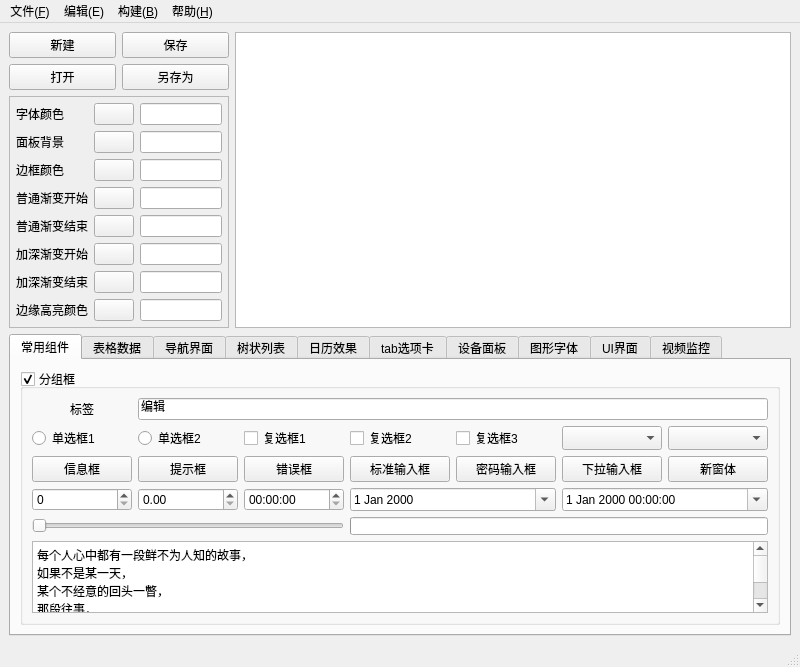
<?xml version="1.0" encoding="UTF-8"?>
<ui version="4.0">
 <class>HQssCreator</class>
 <widget class="QMainWindow" name="HQssCreator">
  <property name="geometry">
   <rect>
    <x>0</x>
    <y>0</y>
    <width>800</width>
    <height>639</height>
   </rect>
  </property>
  <property name="windowTitle">
   <string>MainWindow</string>
  </property>
  <widget class="QWidget" name="centralwidget">
   <layout class="QGridLayout" name="gridLayout_6">
    <item row="0" column="0">
     <layout class="QGridLayout" name="gridLayout">
      <item row="0" column="0">
       <widget class="QPushButton" name="btnNew">
        <property name="text">
         <string>新建</string>
        </property>
       </widget>
      </item>
      <item row="0" column="1">
       <widget class="QPushButton" name="btnSave">
        <property name="text">
         <string>保存</string>
        </property>
       </widget>
      </item>
      <item row="1" column="0">
       <widget class="QPushButton" name="btnOpen">
        <property name="text">
         <string>打开</string>
        </property>
       </widget>
      </item>
      <item row="1" column="1">
       <widget class="QPushButton" name="btnSaveOther">
        <property name="text">
         <string>另存为</string>
        </property>
       </widget>
      </item>
     </layout>
    </item>
    <item row="0" column="1" rowspan="2">
     <widget class="QTextEdit" name="txtMain"/>
    </item>
    <item row="1" column="0">
     <widget class="QFrame" name="frameColor">
      <property name="sizePolicy">
       <sizepolicy hsizetype="Fixed" vsizetype="Preferred">
        <horstretch>0</horstretch>
        <verstretch>0</verstretch>
       </sizepolicy>
      </property>
      <property name="minimumSize">
       <size>
        <width>220</width>
        <height>0</height>
       </size>
      </property>
      <property name="maximumSize">
       <size>
        <width>220</width>
        <height>16777215</height>
       </size>
      </property>
      <property name="frameShape">
       <enum>QFrame::StyledPanel</enum>
      </property>
      <property name="frameShadow">
       <enum>QFrame::Raised</enum>
      </property>
      <layout class="QGridLayout" name="gridLayout_3">
       <property name="leftMargin">
        <number>6</number>
       </property>
       <property name="topMargin">
        <number>6</number>
       </property>
       <property name="rightMargin">
        <number>6</number>
       </property>
       <property name="bottomMargin">
        <number>6</number>
       </property>
       <item row="0" column="0">
        <widget class="QLabel" name="labTextColor">
         <property name="text">
          <string>字体颜色</string>
         </property>
        </widget>
       </item>
       <item row="0" column="1">
        <widget class="QPushButton" name="btnTextColor">
         <property name="text">
          <string/>
         </property>
        </widget>
       </item>
       <item row="0" column="2">
        <widget class="QLineEdit" name="txtTextColor"/>
       </item>
       <item row="1" column="0">
        <widget class="QLabel" name="labPanelColor">
         <property name="text">
          <string>面板背景</string>
         </property>
        </widget>
       </item>
       <item row="1" column="1">
        <widget class="QPushButton" name="btnPanelColor">
         <property name="text">
          <string/>
         </property>
        </widget>
       </item>
       <item row="1" column="2">
        <widget class="QLineEdit" name="txtPanelColor"/>
       </item>
       <item row="2" column="0">
        <widget class="QLabel" name="labBorderColor">
         <property name="text">
          <string>边框颜色</string>
         </property>
        </widget>
       </item>
       <item row="2" column="1">
        <widget class="QPushButton" name="btnBorderColor">
         <property name="text">
          <string/>
         </property>
        </widget>
       </item>
       <item row="2" column="2">
        <widget class="QLineEdit" name="txtBorderColor"/>
       </item>
       <item row="3" column="0">
        <widget class="QLabel" name="labNormalColorStart">
         <property name="text">
          <string>普通渐变开始</string>
         </property>
        </widget>
       </item>
       <item row="3" column="1">
        <widget class="QPushButton" name="btnNormalColorStart">
         <property name="text">
          <string/>
         </property>
        </widget>
       </item>
       <item row="3" column="2">
        <widget class="QLineEdit" name="txtNormalColorStart"/>
       </item>
       <item row="4" column="0">
        <widget class="QLabel" name="labNormalColorEnd">
         <property name="text">
          <string>普通渐变结束</string>
         </property>
        </widget>
       </item>
       <item row="4" column="1">
        <widget class="QPushButton" name="btnNormalColorEnd">
         <property name="text">
          <string/>
         </property>
        </widget>
       </item>
       <item row="4" column="2">
        <widget class="QLineEdit" name="txtNormalColorEnd"/>
       </item>
       <item row="5" column="0">
        <widget class="QLabel" name="labDarkColorStart">
         <property name="text">
          <string>加深渐变开始</string>
         </property>
        </widget>
       </item>
       <item row="5" column="1">
        <widget class="QPushButton" name="btnDarkColorStart">
         <property name="text">
          <string/>
         </property>
        </widget>
       </item>
       <item row="5" column="2">
        <widget class="QLineEdit" name="txtDarkColorStart"/>
       </item>
       <item row="6" column="0">
        <widget class="QLabel" name="labDarkColorEnd">
         <property name="text">
          <string>加深渐变结束</string>
         </property>
        </widget>
       </item>
       <item row="6" column="1">
        <widget class="QPushButton" name="btnDarkColorEnd">
         <property name="text">
          <string/>
         </property>
        </widget>
       </item>
       <item row="6" column="2">
        <widget class="QLineEdit" name="txtDarkColorEnd"/>
       </item>
       <item row="7" column="0">
        <widget class="QLabel" name="labHighColor">
         <property name="text">
          <string>边缘高亮颜色</string>
         </property>
        </widget>
       </item>
       <item row="7" column="1">
        <widget class="QPushButton" name="btnHighColor">
         <property name="text">
          <string/>
         </property>
        </widget>
       </item>
       <item row="7" column="2">
        <widget class="QLineEdit" name="txtHighColor"/>
       </item>
      </layout>
     </widget>
    </item>
    <item row="2" column="0" colspan="2">
     <widget class="QTabWidget" name="tabWidget">
      <property name="currentIndex">
       <number>0</number>
      </property>
      <widget class="QWidget" name="tab1">
       <attribute name="title">
        <string>常用组件</string>
       </attribute>
       <layout class="QVBoxLayout" name="verticalLayout">
        <item>
         <widget class="QGroupBox" name="groupBox">
          <property name="styleSheet">
           <string notr="true"/>
          </property>
          <property name="title">
           <string>分组框</string>
          </property>
          <property name="checkable">
           <bool>true</bool>
          </property>
          <layout class="QGridLayout" name="gridLayout_2">
           <item row="0" column="0">
            <widget class="QLabel" name="lab">
             <property name="text">
              <string>标签</string>
             </property>
             <property name="alignment">
              <set>Qt::AlignCenter</set>
             </property>
            </widget>
           </item>
           <item row="0" column="1" colspan="6">
            <widget class="QLineEdit" name="lineEdit">
             <property name="text">
              <string>编辑</string>
             </property>
            </widget>
           </item>
           <item row="1" column="0">
            <widget class="QRadioButton" name="rbtn1">
             <property name="text">
              <string>单选框1</string>
             </property>
            </widget>
           </item>
           <item row="1" column="1">
            <widget class="QRadioButton" name="rbtn2">
             <property name="text">
              <string>单选框2</string>
             </property>
            </widget>
           </item>
           <item row="1" column="2">
            <widget class="QCheckBox" name="ck1">
             <property name="text">
              <string>复选框1</string>
             </property>
            </widget>
           </item>
           <item row="1" column="3">
            <widget class="QCheckBox" name="ck2">
             <property name="text">
              <string>复选框2</string>
             </property>
             <property name="checked">
              <bool>false</bool>
             </property>
            </widget>
           </item>
           <item row="1" column="4">
            <widget class="QCheckBox" name="ck3">
             <property name="text">
              <string>复选框3</string>
             </property>
            </widget>
           </item>
           <item row="1" column="5">
            <widget class="QComboBox" name="cbox1">
             <property name="maximumSize">
              <size>
               <width>16777215</width>
               <height>28</height>
              </size>
             </property>
            </widget>
           </item>
           <item row="1" column="6">
            <widget class="QComboBox" name="cbox2">
             <property name="maximumSize">
              <size>
               <width>16777215</width>
               <height>28</height>
              </size>
             </property>
            </widget>
           </item>
           <item row="2" column="0">
            <widget class="QPushButton" name="btnInfo">
             <property name="text">
              <string>信息框</string>
             </property>
            </widget>
           </item>
           <item row="2" column="1">
            <widget class="QPushButton" name="btnQuestion">
             <property name="text">
              <string>提示框</string>
             </property>
            </widget>
           </item>
           <item row="2" column="2">
            <widget class="QPushButton" name="btnError">
             <property name="text">
              <string>错误框</string>
             </property>
            </widget>
           </item>
           <item row="2" column="3">
            <widget class="QPushButton" name="btnInput">
             <property name="text">
              <string>标准输入框</string>
             </property>
            </widget>
           </item>
           <item row="2" column="4">
            <widget class="QPushButton" name="btnInputPwd">
             <property name="text">
              <string>密码输入框</string>
             </property>
            </widget>
           </item>
           <item row="2" column="5">
            <widget class="QPushButton" name="btnInputcbox">
             <property name="text">
              <string>下拉输入框</string>
             </property>
            </widget>
           </item>
           <item row="2" column="6">
            <widget class="QPushButton" name="btnWidget">
             <property name="text">
              <string>新窗体</string>
             </property>
            </widget>
           </item>
           <item row="3" column="0">
            <widget class="QSpinBox" name="spinBox"/>
           </item>
           <item row="3" column="1">
            <widget class="QDoubleSpinBox" name="doubleSpinBox"/>
           </item>
           <item row="3" column="2">
            <widget class="QTimeEdit" name="timeEdit"/>
           </item>
           <item row="3" column="3" colspan="2">
            <widget class="QDateEdit" name="dateEdit">
             <property name="calendarPopup">
              <bool>true</bool>
             </property>
            </widget>
           </item>
           <item row="3" column="5" colspan="2">
            <widget class="QDateTimeEdit" name="dateTimeEdit">
             <property name="calendarPopup">
              <bool>true</bool>
             </property>
            </widget>
           </item>
           <item row="4" column="0" colspan="3">
            <widget class="QSlider" name="horizontalSlider">
             <property name="maximum">
              <number>100</number>
             </property>
             <property name="orientation">
              <enum>Qt::Horizontal</enum>
             </property>
            </widget>
           </item>
           <item row="4" column="3" colspan="4">
            <widget class="QProgressBar" name="progressBar">
             <property name="maximumSize">
              <size>
               <width>16777215</width>
               <height>18</height>
              </size>
             </property>
            </widget>
           </item>
           <item row="5" column="0" colspan="7">
            <widget class="QPlainTextEdit" name="plainTextEdit">
             <property name="plainText">
              <string>每个人心中都有一段鲜不为人知的故事，
如果不是某一天，
某个不经意的回头一瞥，
那段往事，
就只能永远埋在记忆的最深处，
那是回忆的尽头，
可就无法避免那一触，
无论你在上面用怎样淤厚的冷漠层层包裹，
却总在瞬间崩溃。</string>
             </property>
            </widget>
           </item>
          </layout>
         </widget>
        </item>
       </layout>
      </widget>
      <widget class="QWidget" name="tab2">
       <attribute name="title">
        <string>表格数据</string>
       </attribute>
       <layout class="QHBoxLayout" name="horizontalLayout">
        <item>
         <widget class="QTableWidget" name="tableWidget"/>
        </item>
       </layout>
      </widget>
      <widget class="QWidget" name="tab3">
       <attribute name="title">
        <string>导航界面</string>
       </attribute>
       <layout class="QHBoxLayout" name="horizontalLayout_7">
        <item>
         <widget class="QWidget" name="widgetLeft" native="true">
          <property name="minimumSize">
           <size>
            <width>80</width>
            <height>0</height>
           </size>
          </property>
          <layout class="QVBoxLayout" name="verticalLayout_2">
           <property name="spacing">
            <number>0</number>
           </property>
           <property name="leftMargin">
            <number>0</number>
           </property>
           <property name="topMargin">
            <number>0</number>
           </property>
           <property name="rightMargin">
            <number>0</number>
           </property>
           <property name="bottomMargin">
            <number>0</number>
           </property>
           <item>
            <widget class="QPushButton" name="btn1">
             <property name="text">
              <string>菜单1</string>
             </property>
             <property name="checked">
              <bool>false</bool>
             </property>
            </widget>
           </item>
           <item>
            <widget class="QPushButton" name="btn2">
             <property name="text">
              <string>菜单2</string>
             </property>
            </widget>
           </item>
           <item>
            <widget class="QPushButton" name="btn3">
             <property name="text">
              <string>菜单3</string>
             </property>
            </widget>
           </item>
           <item>
            <spacer name="verticalSpacer">
             <property name="orientation">
              <enum>Qt::Vertical</enum>
             </property>
             <property name="sizeHint" stdset="0">
              <size>
               <width>20</width>
               <height>222</height>
              </size>
             </property>
            </spacer>
           </item>
          </layout>
         </widget>
        </item>
        <item>
         <widget class="QStackedWidget" name="stackedWidget">
          <property name="currentIndex">
           <number>0</number>
          </property>
          <widget class="QWidget" name="page1">
           <layout class="QVBoxLayout" name="verticalLayout_4">
            <item>
             <widget class="QWidget" name="widgetTop" native="true">
              <layout class="QHBoxLayout" name="horizontalLayout_2">
               <property name="spacing">
                <number>0</number>
               </property>
               <property name="leftMargin">
                <number>0</number>
               </property>
               <property name="topMargin">
                <number>0</number>
               </property>
               <property name="rightMargin">
                <number>0</number>
               </property>
               <property name="bottomMargin">
                <number>0</number>
               </property>
               <item>
                <widget class="QToolButton" name="tbtn1">
                 <property name="sizePolicy">
                  <sizepolicy hsizetype="Expanding" vsizetype="Expanding">
                   <horstretch>0</horstretch>
                   <verstretch>0</verstretch>
                  </sizepolicy>
                 </property>
                 <property name="text">
                  <string>主界面</string>
                 </property>
                </widget>
               </item>
               <item>
                <widget class="QToolButton" name="tbtn2">
                 <property name="sizePolicy">
                  <sizepolicy hsizetype="Expanding" vsizetype="Expanding">
                   <horstretch>0</horstretch>
                   <verstretch>0</verstretch>
                  </sizepolicy>
                 </property>
                 <property name="text">
                  <string>警情查询</string>
                 </property>
                </widget>
               </item>
               <item>
                <widget class="QToolButton" name="tbtn3">
                 <property name="sizePolicy">
                  <sizepolicy hsizetype="Expanding" vsizetype="Expanding">
                   <horstretch>0</horstretch>
                   <verstretch>0</verstretch>
                  </sizepolicy>
                 </property>
                 <property name="text">
                  <string>系统设置</string>
                 </property>
                </widget>
               </item>
              </layout>
             </widget>
            </item>
            <item>
             <widget class="QWidget" name="widget" native="true">
              <property name="sizePolicy">
               <sizepolicy hsizetype="Preferred" vsizetype="Expanding">
                <horstretch>0</horstretch>
                <verstretch>0</verstretch>
               </sizepolicy>
              </property>
             </widget>
            </item>
            <item>
             <widget class="QWidget" name="widgetBottom" native="true">
              <property name="maximumSize">
               <size>
                <width>16777215</width>
                <height>30</height>
               </size>
              </property>
              <layout class="QHBoxLayout" name="horizontalLayout_3">
               <item>
                <widget class="QLabel" name="lab1">
                 <property name="text">
                  <string>欢迎使用软件</string>
                 </property>
                </widget>
               </item>
               <item>
                <widget class="Line" name="line1">
                 <property name="maximumSize">
                  <size>
                   <width>1</width>
                   <height>16777215</height>
                  </size>
                 </property>
                 <property name="orientation">
                  <enum>Qt::Vertical</enum>
                 </property>
                </widget>
               </item>
               <item>
                <widget class="QLabel" name="lab2">
                 <property name="text">
                  <string>当前用户【admin】</string>
                 </property>
                </widget>
               </item>
               <item>
                <widget class="Line" name="line2">
                 <property name="maximumSize">
                  <size>
                   <width>1</width>
                   <height>16777215</height>
                  </size>
                 </property>
                 <property name="orientation">
                  <enum>Qt::Vertical</enum>
                 </property>
                </widget>
               </item>
               <item>
                <widget class="QLabel" name="lab3">
                 <property name="text">
                  <string>已运行: 0天0时0分0秒</string>
                 </property>
                </widget>
               </item>
               <item>
                <widget class="Line" name="line3">
                 <property name="maximumSize">
                  <size>
                   <width>1</width>
                   <height>16777215</height>
                  </size>
                 </property>
                 <property name="orientation">
                  <enum>Qt::Vertical</enum>
                 </property>
                </widget>
               </item>
               <item>
                <widget class="QLabel" name="lab4">
                 <property name="sizePolicy">
                  <sizepolicy hsizetype="Expanding" vsizetype="Preferred">
                   <horstretch>0</horstretch>
                   <verstretch>0</verstretch>
                  </sizepolicy>
                 </property>
                 <property name="text">
                  <string>当前时间: 2017年12月1日 12:00:00</string>
                 </property>
                </widget>
               </item>
              </layout>
             </widget>
            </item>
           </layout>
          </widget>
          <widget class="QWidget" name="page2"/>
          <widget class="QWidget" name="page3"/>
         </widget>
        </item>
        <item>
         <widget class="QSlider" name="verticalSlider">
          <property name="orientation">
           <enum>Qt::Vertical</enum>
          </property>
         </widget>
        </item>
        <item>
         <widget class="QScrollBar" name="verticalScrollBar">
          <property name="orientation">
           <enum>Qt::Vertical</enum>
          </property>
         </widget>
        </item>
       </layout>
      </widget>
      <widget class="QWidget" name="tab4">
       <attribute name="title">
        <string>树状列表</string>
       </attribute>
       <layout class="QHBoxLayout" name="horizontalLayout_4">
        <item>
         <widget class="QTreeWidget" name="treeWidget">
          <column>
           <property name="text">
            <string notr="true">1</string>
           </property>
          </column>
         </widget>
        </item>
        <item>
         <widget class="QListWidget" name="listWidget"/>
        </item>
       </layout>
      </widget>
      <widget class="QWidget" name="tab5">
       <attribute name="title">
        <string>日历效果</string>
       </attribute>
       <layout class="QHBoxLayout" name="horizontalLayout_5">
        <item>
         <widget class="QCalendarWidget" name="calendarWidget1"/>
        </item>
        <item>
         <widget class="QCalendarWidget" name="calendarWidget2">
          <property name="gridVisible">
           <bool>true</bool>
          </property>
         </widget>
        </item>
       </layout>
      </widget>
      <widget class="QWidget" name="tab6">
       <attribute name="title">
        <string>tab选项卡</string>
       </attribute>
       <layout class="QHBoxLayout" name="horizontalLayout_6">
        <item>
         <widget class="QTabWidget" name="tabWidget_2">
          <property name="tabPosition">
           <enum>QTabWidget::West</enum>
          </property>
          <property name="currentIndex">
           <number>2</number>
          </property>
          <widget class="QWidget" name="tab">
           <attribute name="title">
            <string>效果预览</string>
           </attribute>
          </widget>
          <widget class="QWidget" name="tab_7">
           <attribute name="title">
            <string>效果预览</string>
           </attribute>
          </widget>
          <widget class="QWidget" name="tab_2">
           <attribute name="title">
            <string>效果预览</string>
           </attribute>
          </widget>
         </widget>
        </item>
        <item>
         <widget class="QTabWidget" name="tabWidget_3">
          <property name="tabPosition">
           <enum>QTabWidget::South</enum>
          </property>
          <property name="currentIndex">
           <number>0</number>
          </property>
          <widget class="QWidget" name="tab_3">
           <attribute name="title">
            <string>效果预览</string>
           </attribute>
          </widget>
          <widget class="QWidget" name="tab_8">
           <attribute name="title">
            <string>效果预览</string>
           </attribute>
          </widget>
          <widget class="QWidget" name="tab_4">
           <attribute name="title">
            <string>效果预览</string>
           </attribute>
          </widget>
         </widget>
        </item>
        <item>
         <widget class="QTabWidget" name="tabWidget_4">
          <property name="tabPosition">
           <enum>QTabWidget::East</enum>
          </property>
          <property name="currentIndex">
           <number>2</number>
          </property>
          <widget class="QWidget" name="tab_5">
           <attribute name="title">
            <string>效果预览</string>
           </attribute>
          </widget>
          <widget class="QWidget" name="tab_9">
           <attribute name="title">
            <string>效果预览</string>
           </attribute>
          </widget>
          <widget class="QWidget" name="tab_6">
           <attribute name="title">
            <string>效果预览</string>
           </attribute>
          </widget>
         </widget>
        </item>
       </layout>
      </widget>
      <widget class="QWidget" name="tab7">
       <attribute name="title">
        <string>设备面板</string>
       </attribute>
       <layout class="QVBoxLayout" name="verticalLayout_3">
        <property name="leftMargin">
         <number>3</number>
        </property>
        <property name="topMargin">
         <number>3</number>
        </property>
        <property name="rightMargin">
         <number>3</number>
        </property>
        <property name="bottomMargin">
         <number>3</number>
        </property>
        <item>
         <widget class="QWidget" name="widgetPanel" native="true"/>
        </item>
       </layout>
      </widget>
      <widget class="QWidget" name="tab8">
       <attribute name="title">
        <string>图形字体</string>
       </attribute>
       <layout class="QVBoxLayout" name="verticalLayout_5">
        <property name="leftMargin">
         <number>3</number>
        </property>
        <property name="topMargin">
         <number>3</number>
        </property>
        <property name="rightMargin">
         <number>3</number>
        </property>
        <property name="bottomMargin">
         <number>3</number>
        </property>
        <item>
         <widget class="QWidget" name="widgetFontPanel" native="true"/>
        </item>
       </layout>
      </widget>
      <widget class="QWidget" name="tab9">
       <attribute name="title">
        <string>UI界面</string>
       </attribute>
       <layout class="QGridLayout" name="gridLayout_4">
        <item row="0" column="0">
         <widget class="QPushButton" name="btnUIDemo1">
          <property name="sizePolicy">
           <sizepolicy hsizetype="Minimum" vsizetype="Expanding">
            <horstretch>0</horstretch>
            <verstretch>0</verstretch>
           </sizepolicy>
          </property>
          <property name="text">
           <string>界面1</string>
          </property>
         </widget>
        </item>
        <item row="0" column="1">
         <widget class="QPushButton" name="btnUIDemo2">
          <property name="sizePolicy">
           <sizepolicy hsizetype="Minimum" vsizetype="Expanding">
            <horstretch>0</horstretch>
            <verstretch>0</verstretch>
           </sizepolicy>
          </property>
          <property name="text">
           <string>界面2</string>
          </property>
         </widget>
        </item>
        <item row="0" column="2">
         <widget class="QPushButton" name="btnUIDemo3">
          <property name="sizePolicy">
           <sizepolicy hsizetype="Minimum" vsizetype="Expanding">
            <horstretch>0</horstretch>
            <verstretch>0</verstretch>
           </sizepolicy>
          </property>
          <property name="text">
           <string>界面3</string>
          </property>
         </widget>
        </item>
        <item row="0" column="3">
         <widget class="QPushButton" name="btnUIDemo4">
          <property name="sizePolicy">
           <sizepolicy hsizetype="Minimum" vsizetype="Expanding">
            <horstretch>0</horstretch>
            <verstretch>0</verstretch>
           </sizepolicy>
          </property>
          <property name="text">
           <string>界面4</string>
          </property>
         </widget>
        </item>
        <item row="1" column="0">
         <widget class="QPushButton" name="btnUIDemo5">
          <property name="sizePolicy">
           <sizepolicy hsizetype="Minimum" vsizetype="Expanding">
            <horstretch>0</horstretch>
            <verstretch>0</verstretch>
           </sizepolicy>
          </property>
          <property name="text">
           <string>界面5</string>
          </property>
         </widget>
        </item>
        <item row="1" column="1">
         <widget class="QPushButton" name="btnUIDemo6">
          <property name="sizePolicy">
           <sizepolicy hsizetype="Minimum" vsizetype="Expanding">
            <horstretch>0</horstretch>
            <verstretch>0</verstretch>
           </sizepolicy>
          </property>
          <property name="text">
           <string>界面6</string>
          </property>
         </widget>
        </item>
        <item row="1" column="2">
         <widget class="QPushButton" name="btnUIDemo7">
          <property name="sizePolicy">
           <sizepolicy hsizetype="Minimum" vsizetype="Expanding">
            <horstretch>0</horstretch>
            <verstretch>0</verstretch>
           </sizepolicy>
          </property>
          <property name="text">
           <string>界面7</string>
          </property>
         </widget>
        </item>
        <item row="1" column="3">
         <widget class="QPushButton" name="btnUIDemo8">
          <property name="sizePolicy">
           <sizepolicy hsizetype="Minimum" vsizetype="Expanding">
            <horstretch>0</horstretch>
            <verstretch>0</verstretch>
           </sizepolicy>
          </property>
          <property name="text">
           <string>界面8</string>
          </property>
         </widget>
        </item>
       </layout>
      </widget>
      <widget class="QWidget" name="tab10">
       <attribute name="title">
        <string>视频监控</string>
       </attribute>
       <layout class="QVBoxLayout" name="verticalLayout_6">
        <item>
         <widget class="QWidget" name="widgetVideo" native="true">
          <layout class="QGridLayout" name="gridLayout_5">
           <property name="leftMargin">
            <number>0</number>
           </property>
           <property name="topMargin">
            <number>0</number>
           </property>
           <property name="rightMargin">
            <number>0</number>
           </property>
           <property name="bottomMargin">
            <number>0</number>
           </property>
           <item row="0" column="0">
            <widget class="QLabel" name="labCh1">
             <property name="text">
              <string>通道1</string>
             </property>
             <property name="alignment">
              <set>Qt::AlignCenter</set>
             </property>
            </widget>
           </item>
           <item row="0" column="1">
            <widget class="QLabel" name="labCh2">
             <property name="text">
              <string>通道2</string>
             </property>
             <property name="alignment">
              <set>Qt::AlignCenter</set>
             </property>
            </widget>
           </item>
           <item row="0" column="2">
            <widget class="QLabel" name="labCh3">
             <property name="text">
              <string>通道3</string>
             </property>
             <property name="alignment">
              <set>Qt::AlignCenter</set>
             </property>
            </widget>
           </item>
           <item row="0" column="3">
            <widget class="QLabel" name="labCh4">
             <property name="text">
              <string>通道4</string>
             </property>
             <property name="alignment">
              <set>Qt::AlignCenter</set>
             </property>
            </widget>
           </item>
           <item row="0" column="4">
            <widget class="QLabel" name="labCh5">
             <property name="text">
              <string>通道5</string>
             </property>
             <property name="alignment">
              <set>Qt::AlignCenter</set>
             </property>
            </widget>
           </item>
           <item row="1" column="0">
            <widget class="QLabel" name="labCh6">
             <property name="text">
              <string>通道6</string>
             </property>
             <property name="alignment">
              <set>Qt::AlignCenter</set>
             </property>
            </widget>
           </item>
           <item row="1" column="1">
            <widget class="QLabel" name="labCh7">
             <property name="text">
              <string>通道7</string>
             </property>
             <property name="alignment">
              <set>Qt::AlignCenter</set>
             </property>
            </widget>
           </item>
           <item row="1" column="2">
            <widget class="QLabel" name="labCh8">
             <property name="text">
              <string>通道8</string>
             </property>
             <property name="alignment">
              <set>Qt::AlignCenter</set>
             </property>
            </widget>
           </item>
           <item row="1" column="3">
            <widget class="QLabel" name="labCh9">
             <property name="text">
              <string>通道9</string>
             </property>
             <property name="alignment">
              <set>Qt::AlignCenter</set>
             </property>
            </widget>
           </item>
           <item row="1" column="4">
            <widget class="QLabel" name="labCh10">
             <property name="text">
              <string>通道10</string>
             </property>
             <property name="alignment">
              <set>Qt::AlignCenter</set>
             </property>
            </widget>
           </item>
          </layout>
         </widget>
        </item>
       </layout>
      </widget>
     </widget>
    </item>
   </layout>
  </widget>
  <widget class="QMenuBar" name="menubar">
   <property name="geometry">
    <rect>
     <x>0</x>
     <y>0</y>
     <width>800</width>
     <height>18</height>
    </rect>
   </property>
   <widget class="QMenu" name="menu_1">
    <property name="title">
     <string>文件(&amp;F)</string>
    </property>
    <addaction name="action_101"/>
    <addaction name="action_102"/>
    <addaction name="separator"/>
    <addaction name="action_103"/>
    <addaction name="action_104"/>
   </widget>
   <widget class="QMenu" name="menu_2">
    <property name="title">
     <string>编辑(E)</string>
    </property>
    <addaction name="action_201"/>
    <addaction name="action_202"/>
    <addaction name="action_203"/>
   </widget>
   <widget class="QMenu" name="menu_3">
    <property name="title">
     <string>构建(&amp;B)</string>
    </property>
    <addaction name="action_301"/>
   </widget>
   <widget class="QMenu" name="menu_4">
    <property name="title">
     <string>帮助(&amp;H)</string>
    </property>
    <addaction name="action_401"/>
    <addaction name="action_402"/>
   </widget>
   <addaction name="menu_1"/>
   <addaction name="menu_2"/>
   <addaction name="menu_3"/>
   <addaction name="menu_4"/>
  </widget>
  <widget class="QStatusBar" name="statusbar"/>
  <action name="action_101">
   <property name="text">
    <string>新建文件(&amp;N)</string>
   </property>
  </action>
  <action name="action_102">
   <property name="text">
    <string>打开文件(&amp;O)</string>
   </property>
  </action>
  <action name="action_103">
   <property name="text">
    <string>保存文件(&amp;S) </string>
   </property>
  </action>
  <action name="action_104">
   <property name="text">
    <string>退出(&amp;C)</string>
   </property>
  </action>
  <action name="action_201">
   <property name="text">
    <string>剪切(&amp;X) </string>
   </property>
  </action>
  <action name="action_202">
   <property name="text">
    <string>复制(&amp;C)</string>
   </property>
  </action>
  <action name="action_203">
   <property name="text">
    <string>粘贴(&amp;V)</string>
   </property>
  </action>
  <action name="action_301">
   <property name="text">
    <string>构建项目(&amp;B)</string>
   </property>
  </action>
  <action name="action_401">
   <property name="text">
    <string>帮助文档(&amp;T)</string>
   </property>
  </action>
  <action name="action_402">
   <property name="text">
    <string>关于(&amp;A)</string>
   </property>
  </action>
 </widget>
 <resources/>
 <connections>
  <connection>
   <sender>horizontalSlider</sender>
   <signal>valueChanged(int)</signal>
   <receiver>progressBar</receiver>
   <slot>setValue(int)</slot>
   <hints>
    <hint type="sourcelabel">
     <x>263</x>
     <y>497</y>
    </hint>
    <hint type="destinationlabel">
     <x>434</x>
     <y>500</y>
    </hint>
   </hints>
  </connection>
 </connections>
</ui>
